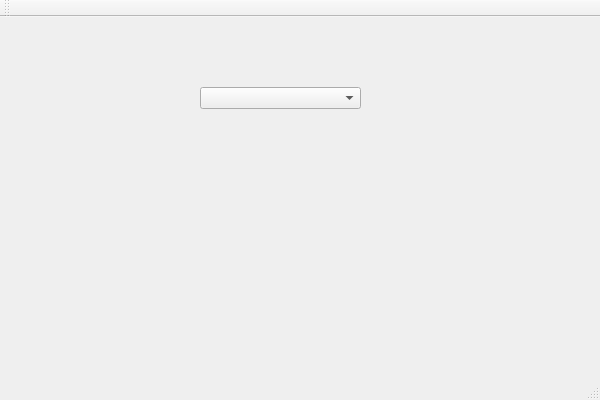
<?xml version="1.0" encoding="UTF-8"?>
<ui version="4.0">
 <class>QLineWidthComboboxExClass</class>
 <widget class="QMainWindow" name="QLineWidthComboboxExClass">
  <property name="geometry">
   <rect>
    <x>0</x>
    <y>0</y>
    <width>600</width>
    <height>400</height>
   </rect>
  </property>
  <property name="windowTitle">
   <string>QLineWidthComboboxEx</string>
  </property>
  <widget class="QWidget" name="centralWidget">
   <widget class="QLineWidthCombobox" name="comboBox">
    <property name="geometry">
     <rect>
      <x>200</x>
      <y>70</y>
      <width>161</width>
      <height>22</height>
     </rect>
    </property>
   </widget>
  </widget>
  <widget class="QMenuBar" name="menuBar">
   <property name="geometry">
    <rect>
     <x>0</x>
     <y>0</y>
     <width>600</width>
     <height>23</height>
    </rect>
   </property>
  </widget>
  <widget class="QToolBar" name="mainToolBar">
   <attribute name="toolBarArea">
    <enum>TopToolBarArea</enum>
   </attribute>
   <attribute name="toolBarBreak">
    <bool>false</bool>
   </attribute>
  </widget>
  <widget class="QStatusBar" name="statusBar"/>
 </widget>
 <layoutdefault spacing="6" margin="11"/>
 <customwidgets>
  <customwidget>
   <class>QLineWidthCombobox</class>
   <extends>QComboBox</extends>
   <header location="global">qlinewidthcombobox.h</header>
  </customwidget>
 </customwidgets>
 <resources>
  <include location="QLineWidthComboboxEx.qrc"/>
 </resources>
 <connections/>
</ui>
